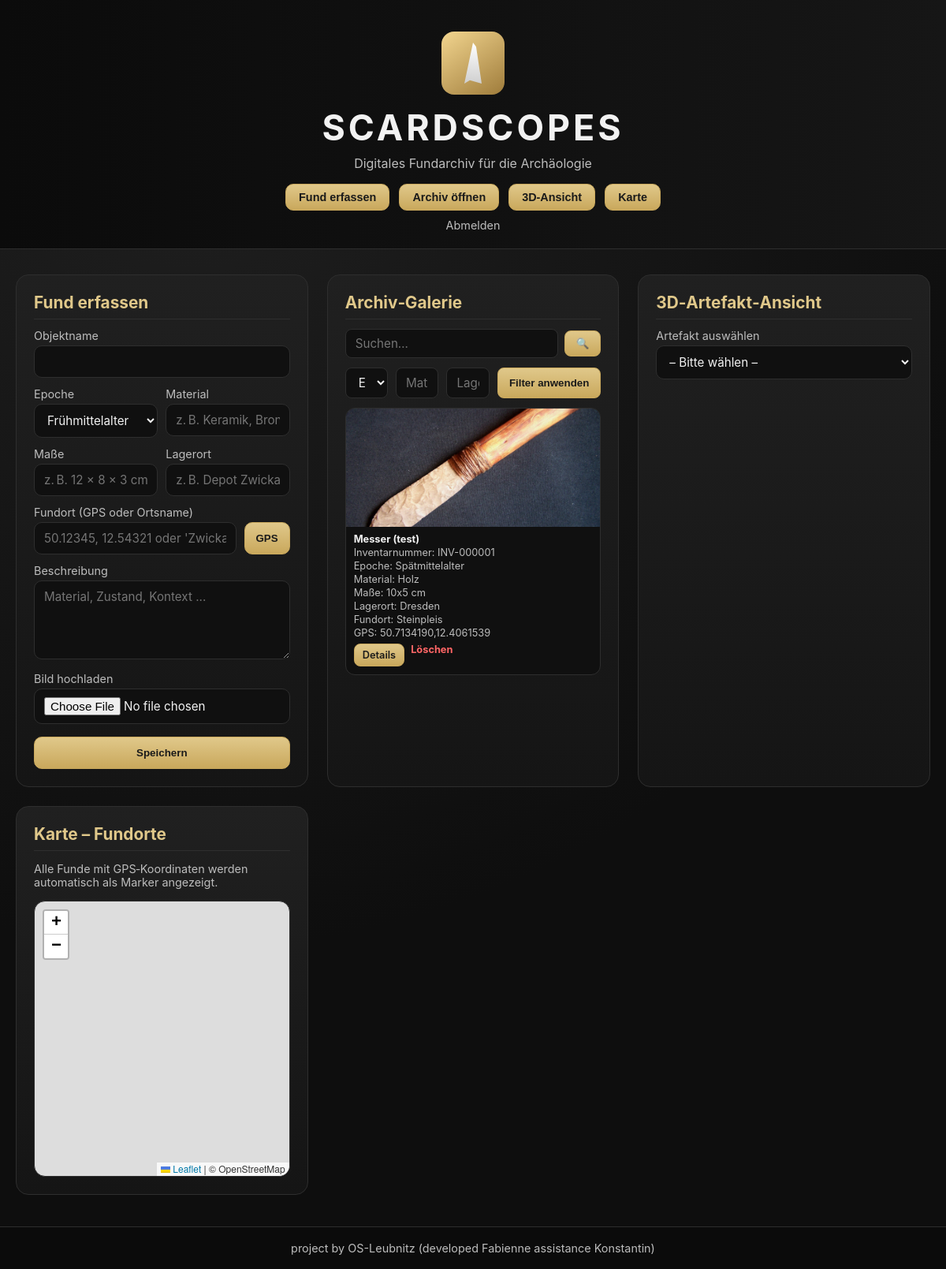
Before: /search with the older database file.
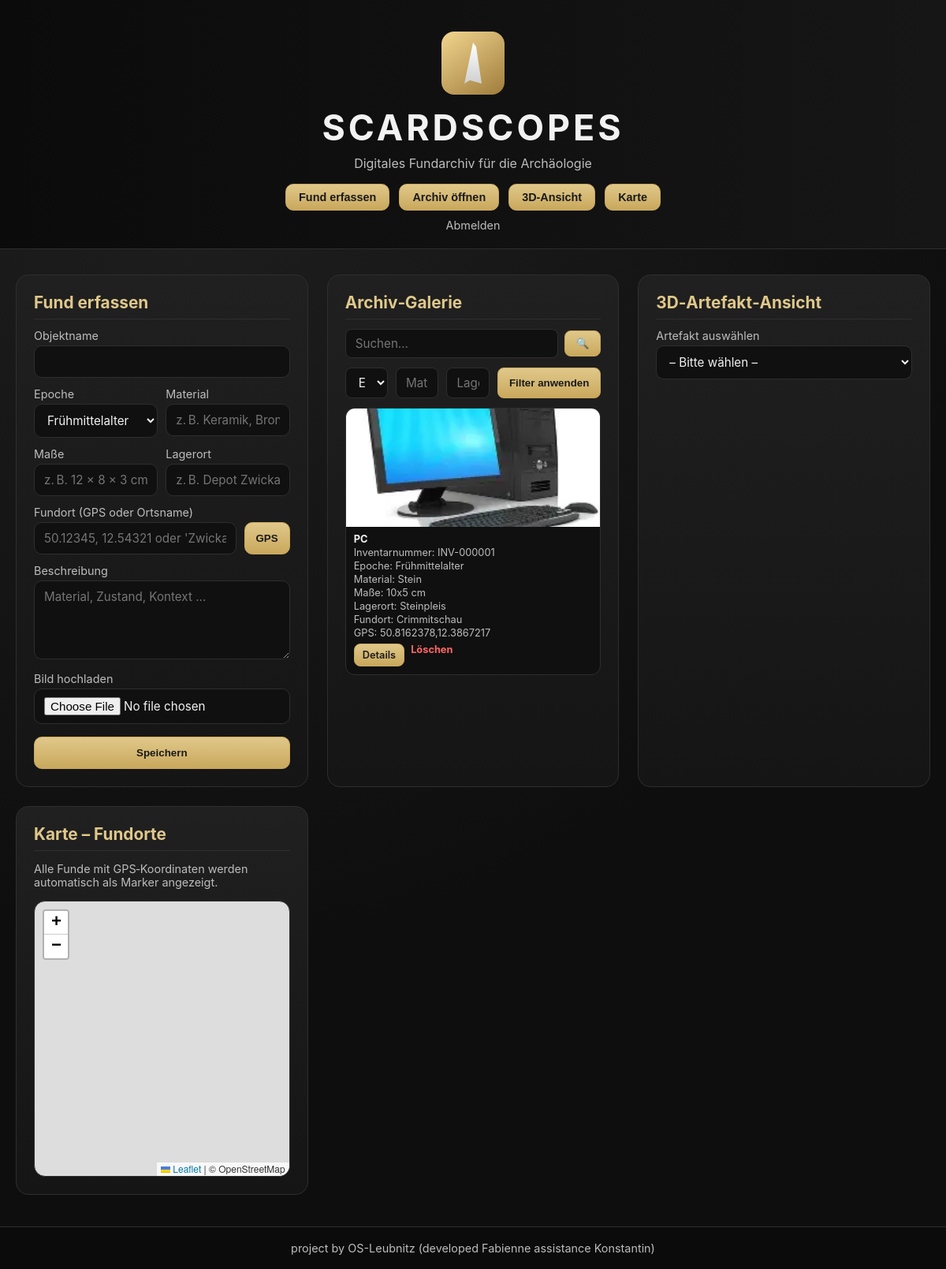
After: the same page with the newer database file.
### website_App.py (models this page shows)
class Artifact(db.Model):
    id = db.Column(db.Integer, primary_key=True)
    inventory_number = db.Column(db.String(20), unique=True)
    name = db.Column(db.String(100))
    era = db.Column(db.String(50))
    material = db.Column(db.String(100))
    dimensions = db.Column(db.String(100))
    storage_location = db.Column(db.String(100))
    description = db.Column(db.Text)
    original_location = db.Column(db.String(200))
    gps_location = db.Column(db.String(100))
    image_path = db.Column(db.String(200))
    qr_code_path = db.Column(db.String(200))
    created_at = db.Column(db.DateTime, default=datetime.utcnow)

### website_App.py (the view)
@app.route("/search")
def search():
    q = request.args.get("q", "")
    results = Artifact.query.filter(
        Artifact.name.ilike(f"%{q}%") |
        Artifact.era.ilike(f"%{q}%") |
        Artifact.material.ilike(f"%{q}%") |
        Artifact.storage_location.ilike(f"%{q}%")
    ).all()
    return render_template("index.html", artifacts=results, markers=[], search_query=q)

### templates/index.html (shortened to what the changed rows need)
<!DOCTYPE html>
<html lang="de">
<head>
  <link rel="stylesheet" href="https://unpkg.com/leaflet/dist/leaflet.css" />
</head>
<body>
<header>
  <h1>SCARDSCOPES</h1>
</header>
<main>
  <div class="panel" id="formPanel">
    <h2>Fund erfassen</h2>
  </div>
  <div class="panel" id="galleryPanel">
    <h2>Archiv‑Galerie</h2>
    {% if artifacts|length == 0 %}
      <p style="color:var(--text-soft);">Keine Ergebnisse gefunden.</p>
    {% else %}
      <div class="gallery">
        {% for a in artifacts %}
          <div class="gallery-item">
            {% if a.image_path %}
              <img src="{{ a.image_path }}" alt="{{ a.name }}">
            {% endif %}
            <div class="gallery-meta">
              <strong>{{ a.name }}</strong>
              <div class="meta-line">Inventarnummer: {{ a.inventory_number }}</div>
              <div class="meta-line">Epoche: {{ a.era }}</div>
              {% if a.material %}
                <div class="meta-line">Material: {{ a.material }}</div>
              {% endif %}
              {% if a.dimensions %}
                <div class="meta-line">Maße: {{ a.dimensions }}</div>
              {% endif %}
              {% if a.storage_location %}
                <div class="meta-line">Lagerort: {{ a.storage_location }}</div>
              {% endif %}
              <div class="meta-line">Fundort: {{ a.original_location }}</div>
              {% if a.gps_location %}
                <div class="meta-line">GPS: {{ a.gps_location }}</div>
              {% endif %}
              <div class="actions" style="margin-top:6px; display:flex; gap:8px; flex-wrap:wrap;">
                <a
                  href="/artifact/{{ a.id }}"
                  style="
                    padding:6px 10px;
                    border-radius:8px;
                    border:1px solid var(--accent);
                    background:linear-gradient(to bottom, var(--accent-soft), var(--accent));
                    color:#1a1a1a;
                    font-weight:600;
                    font-size:0.8rem;
                    text-decoration:none;
                  "
                >Details</a>
                <a class="delete-link"
                   href="/delete/{{ a.id }}"
                   onclick="return confirm('Diesen Fund wirklich löschen?');">
                   Löschen
                </a>
              </div>
            </div>
          </div>
        {% endfor %}
      </div>
    {% endif %}
  </div>
  <div class="panel" id="viewerPanel">
    <h2>3D‑Artefakt‑Ansicht</h2>
  </div>
  <div class="panel" id="mapPanel">
    <h2>Karte – Fundorte</h2>
  </div>
</main>
</body>
</html>

Changed rows visible on the page:
removed Artifact: image_path (picture), name "Messer (test)", inventory_number "INV-000001", era "Spätmittelalter", material "Holz", dimensions "10x5 cm", storage_location "Dresden", original_location "Steinpleis", gps_location "50.7134190,12.4061539"
added Artifact: image_path (picture), name "PC", inventory_number "INV-000001", era "Frühmittelalter", material "Stein", dimensions "10x5 cm", storage_location "Steinpleis", original_location "Crimmitschau", gps_location "50.8162378,12.3867217"
